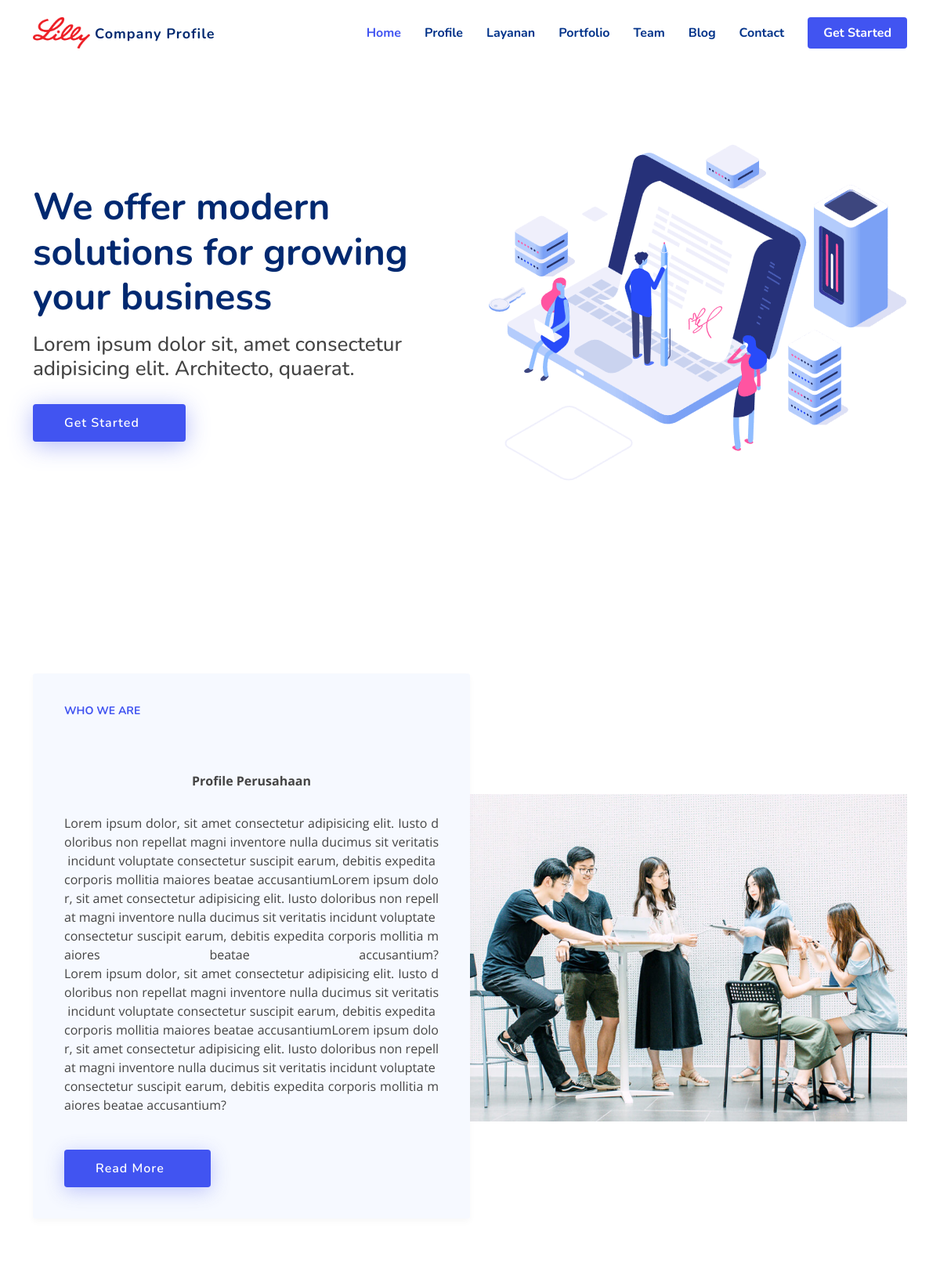
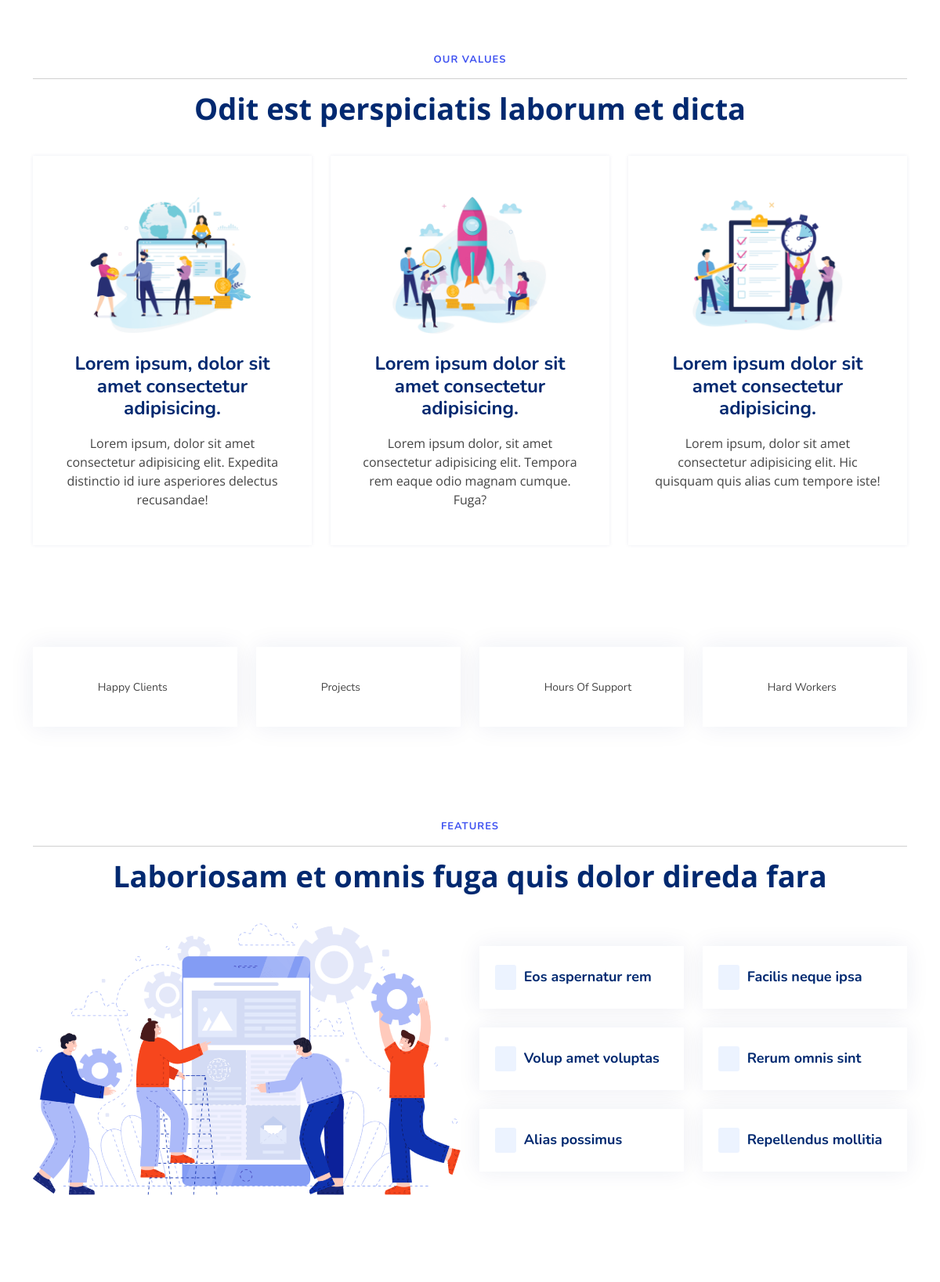
The page / (upper part) on the database its author committed (2 pictures, top to bottom).
### tables this page shows
CREATE TABLE `tb_setting` (
  `id_setting` int NOT NULL,
  `nama_perusahaan` varchar(255) NOT NULL,
  `alamat` varchar(255) NOT NULL,
  `no_telepon` varchar(20) NOT NULL,
  `email` varchar(255) NOT NULL,
  `profile` text NOT NULL,
  `visi` text NOT NULL,
  `misi` text NOT NULL,
  `sejarah` text NOT NULL,
  `image` varchar(255) NOT NULL
);

### application/views/front-end/layout/v_wrapper.php (called while the page is built)
<?php
require_once('v_head.php');
require_once('v_header.php');
require_once('v_nav.php');
require_once('v_content.php');
require_once('v_footer.php');

### application/controllers/Home.php (called while the page is built, shortened)
<?php
class Home extends CI_Controller
{
  public function __construct()
  {
    $this->load->model('M_berita');
    $this->load->model('M_kategori');
    $this->load->model('M_layanan');
    $this->load->model('M_Setting');
    $this->load->model('M_staff');
    $this->load->model('M_portfolio');
    $this->load->model('M_client');
    $this->load->model('M_dashboard');
  }
  public function index()
  {
    $berita = $this->M_berita->recent_berita();
    $layanan = $this->M_layanan->daftar();
    $setting = $this->M_Setting->daftar();
    $staff  = $this->M_staff->daftar();
    $portfolio = $this->M_portfolio->daftar();
    $client  = $this->M_client->daftar();
    $title = $setting->nama_perusahaan;
    $image = $setting->image;
    $data = array(
      'title'     => $title,
      'isi'       => 'front-end/v_home',
      'layanan'   => $layanan,
      'setting'   => $setting,
      'berita'    => $berita,
      'staff'     => $staff,
      'portfolio' => $portfolio,
      'client'    => $client,
      'image'     => $image,
    );
    $this->load->view('front-end/layout/v_wrapper', $data, false);
  }
}

### index.php (called while the page is built, shortened)
<?php
require_once BASEPATH.'core/CodeIgniter.php';

### application/models/M_setting.php (called while the page is built, shortened)
<?php
class M_setting extends CI_Model
{
  public function daftar()
  {
    $this->db->select('*');
    $this->db->from('tb_setting');
    $this->db->order_by('id_setting', 'desc');
    return $this->db->get()->row();
  }
}

### application/views/front-end/layout/v_content.php (called while the page is built)
<?php
if ($isi) {
  $this->load->view($isi);
}

### application/views/front-end/v_home.php (the view, shortened to what this page needs)
<section id="hero" class="hero d-flex align-items-center">
  <div class="container">
    <div class="row">
      <div class="col-lg-6 d-flex flex-column justify-content-center">
        <h1 data-aos="fade-up">We offer modern solutions for growing your business</h1>
        <h2 data-aos="fade-up" data-aos-delay="400">Lorem ipsum dolor sit, amet consectetur adipisicing elit. Architecto, quaerat.</h2>
        <div data-aos="fade-up" data-aos-delay="600">
          <div class="text-center text-lg-start">
            <a href="#about" class="btn-get-started scrollto d-inline-flex align-items-center justify-content-center align-self-center">
              <span>Get Started</span>
              <i class="bi bi-arrow-right"></i>
            </a>
          </div>
        </div>
      </div>
      <div class="col-lg-6 hero-img" data-aos="zoom-out" data-aos-delay="200">
        <img src="<?= base_url(); ?>vendor/front-end/assets/img/hero-img.png" class="img-fluid" alt="">
      </div>
    </div>
  </div>
</section>
<main id="main">
  <section id="about" class="about">
    <div class="container" data-aos="fade-up">
      <div class="row gx-0">
        <div class="col-lg-6 d-flex flex-column justify-content-center" data-aos="fade-up" data-aos-delay="200">
          <div class="content card">
            <h3>Who We Are</h3>
            <p>
              <?= $setting->profile; ?>
            </p>
            <div class="text-center text-lg-start">
              <a href="#" class="btn-read-more d-inline-flex align-items-center justify-content-center align-self-center">
                <span>Read More</span>
                <i class="bi bi-arrow-right"></i>
              </a>
            </div>
          </div>
        </div>
        <div class="col-lg-6 d-flex align-items-center" data-aos="zoom-out" data-aos-delay="200">
          <img src="<?= base_url(); ?>vendor/front-end/assets/img/about.jpg" class="img-fluid" alt="">
        </div>
      </div>
    </div>
  </section>
  <section id="values" class="values">
    <div class="container" data-aos="fade-up">
      <header class="section-header">
        <h2>Our Values</h2>
        <hr>
        <p>Odit est perspiciatis laborum et dicta</p>
      </header>
      <div class="row">
        <div class="col-lg-4">
          <div class="box" data-aos="fade-up" data-aos-delay="200">
            <img src="<?= base_url(); ?>vendor/front-end/assets/img/values-1.png" class="img-fluid" alt="">
            <h3>Lorem ipsum, dolor sit amet consectetur adipisicing.</h3>
            <p>Lorem ipsum, dolor sit amet consectetur adipisicing elit. Expedita distinctio id iure asperiores delectus recusandae!</p>
          </div>
        </div>
        <div class="col-lg-4 mt-4 mt-lg-0">
          <div class="box" data-aos="fade-up" data-aos-delay="400">
            <img src="<?= base_url(); ?>vendor/front-end/assets/img/values-2.png" class="img-fluid" alt="">
            <h3>Lorem ipsum dolor sit amet consectetur adipisicing.</h3>
            <p>Lorem ipsum dolor, sit amet consectetur adipisicing elit. Tempora rem eaque odio magnam cumque. Fuga?</p>
          </div>
        </div>
        <div class="col-lg-4 mt-4 mt-lg-0">
          <div class="box" data-aos="fade-up" data-aos-delay="600">
            <img src="<?= base_url(); ?>vendor/front-end/assets/img/values-3.png" class="img-fluid" alt="">
            <h3>Lorem ipsum dolor sit amet consectetur adipisicing.</h3>
            <p>Lorem ipsum, dolor sit amet consectetur adipisicing elit. Hic quisquam quis alias cum tempore iste!</p>
          </div>
        </div>
      </div>
    </div>
  </section>
  <section id="counts" class="counts">
    <div class="container" data-aos="fade-up">
      <div class="row gy-4">
        <div class="col-lg-3 col-md-6">
          <div class="count-box">
            <i class="bi bi-emoji-smile"></i>
            <div>
              <p>Happy Clients</p>
            </div>
          </div>
        </div>
        <div class="col-lg-3 col-md-6">
          <div class="count-box">
            <i class="bi bi-journal-richtext" style="color: #ee6c20;"></i>
            <div>
              <p>Projects</p>
            </div>
          </div>
        </div>
        <div class="col-lg-3 col-md-6">
          <div class="count-box">
            <i class="bi bi-headset" style="color: #15be56;"></i>
            <div>
              <p>Hours Of Support</p>
            </div>
          </div>
        </div>
        <div class="col-lg-3 col-md-6">
          <div class="count-box">
            <i class="bi bi-people" style="color: #bb0852;"></i>
            <div>
              <p>Hard Workers</p>
            </div>
          </div>
        </div>
      </div>
    </div>
  </section>
  <section id="features" class="features">
    <div class="container" data-aos="fade-up">
      <header class="section-header">
        <h2>Features</h2>
        <hr>
        <p>Laboriosam et omnis fuga quis dolor direda fara</p>
      </header>
      <div class="row">
        <div class="col-lg-6">
          <img src="<?= base_url(); ?>vendor/front-end/assets/img/features.png" class="img-fluid" alt="">
        </div>
        <div class="col-lg-6 mt-5 mt-lg-0 d-flex">
          <div class="row align-self-center gy-4">
            <div class="col-md-6" data-aos="zoom-out" data-aos-delay="200">
              <div class="feature-box d-flex align-items-center">
                <i class="bi bi-check"></i>
                <h3>Eos aspernatur rem</h3>
              </div>
            </div>
            <div class="col-md-6" data-aos="zoom-out" data-aos-delay="300">
              <div class="feature-box d-flex align-items-center">
                <i class="bi bi-check"></i>
                <h3>Facilis neque ipsa</h3>
              </div>
            </div>
            <div class="col-md-6" data-aos="zoom-out" data-aos-delay="400">
              <div class="feature-box d-flex align-items-center">
                <i class="bi bi-check"></i>
                <h3>Volup amet voluptas</h3>
              </div>
            </div>
            <div class="col-md-6" data-aos="zoom-out" data-aos-delay="500">
              <div class="feature-box d-flex align-items-center">
                <i class="bi bi-check"></i>
                <h3>Rerum omnis sint</h3>
              </div>
            </div>
            <div class="col-md-6" data-aos="zoom-out" data-aos-delay="600">
              <div class="feature-box d-flex align-items-center">
                <i class="bi bi-check"></i>
                <h3>Alias possimus</h3>
              </div>
            </div>
            <div class="col-md-6" data-aos="zoom-out" data-aos-delay="700">
              <div class="feature-box d-flex align-items-center">
                <i class="bi bi-check"></i>
                <h3>Repellendus mollitia</h3>
              </div>
            </div>
          </div>
        </div>
      </div>
    </div>
  </section>
</main>

### application/views/front-end/layout/v_header.php
<header id="header" class="header fixed-top">
  <div class="container-fluid container-xl d-flex align-items-center justify-content-between">
    <a href="<?= base_url('home/#hero'); ?>" class="logo d-flex align-items-center">
      <img src="<?= base_url('assets/img/company/') . $image; ?>" alt="">
      <span style="font-size: 18px;"><?= $setting->nama_perusahaan; ?></span>
    </a>

### rows shown on the page
tb_setting: image (picture), nama_perusahaan "Company Profile", profile "Profile Perusahaan Lorem ipsum dolor, sit amet consectetur adipisicing elit. Iusto doloribus non repellat magni inventore nulla ducimus sit veritatis incidunt voluptate consectetur suscipit earum, debitis expedita corporis mollitia maiores beatae accusantiumLorem ipsum dolor, sit amet consectetur adipisicing elit. Iusto doloribus non repellat magni inventore nulla ducimus sit veritatis incidunt voluptate consectetur suscipit earum, debitis expedita corporis mollitia maiores beatae accusantium?Lorem ipsum dolor, sit amet consectetur adipisicing elit. Iusto doloribus non repellat magni inventore nulla ducimus sit veritatis incidunt voluptate consectetur suscipit earum, debitis expedita…"
